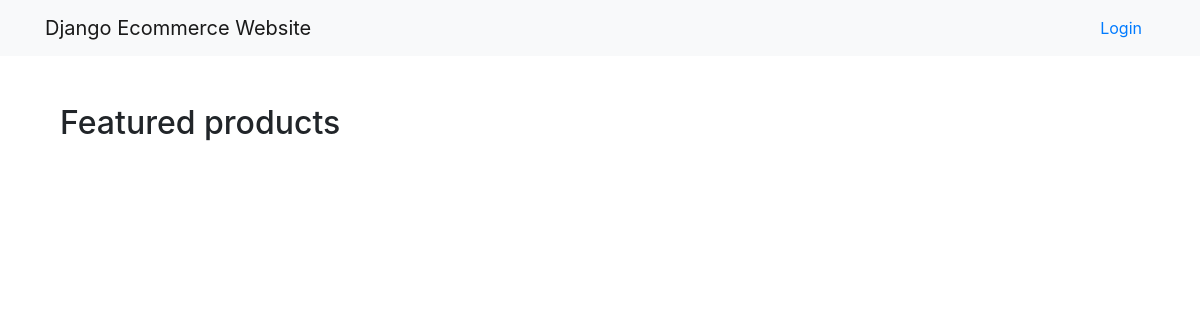
/, run on an earlier commit of the app's database.
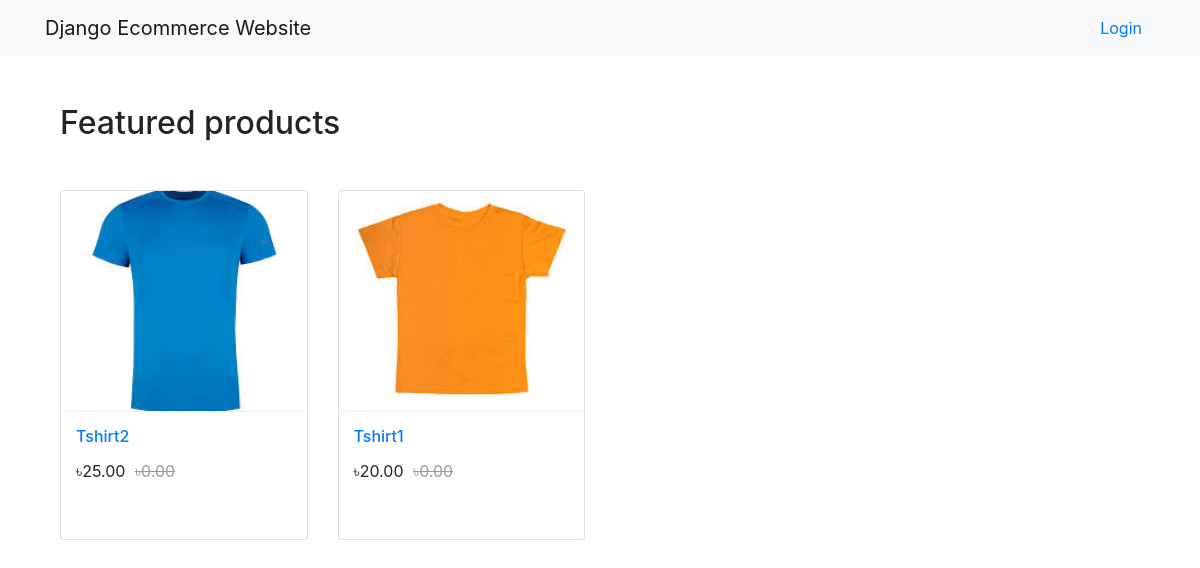
And on a later commit of the database.
### App_Shop/models.py (models this page shows, shortened)
class Product(models.Model):
    mainimage = models.ImageField(upload_to='Products')
    name = models.CharField(max_length=264)
    category = models.ForeignKey(Category, on_delete=models.CASCADE, related_name='category')
    preview_text = models.TextField(max_length=200, verbose_name='Preview Text')
    detail_text = models.TextField(max_length=200, verbose_name='Detail Text')
    price= models.FloatField()
    old_price = models.FloatField(default=0.00)
    created= models.DateTimeField(auto_now_add=True)
    class Meta:
        ordering = ['-created',]

### App_Shop/views.py (the view)
# urls.py: path('', views.Home.as_view(), name='home'),
class Home(ListView):
    model = Product
    template_name = 'App_Shop/home.html'

### templates/App_Shop/home.html
{% extends 'base.html' %}
{% block body_block %}
<div  class="container my-5">
<h2 class="my-5"> Featured products</h2>
<div class="row">
    {% for product in object_list %}
        <div  class="col-md-6 col-sm-12 col-lg-3">
            <figure class="card card-product">
        <div class="img-wrap">
        <img src="/media/{{product.mainimage}}" style="width:100%; height:300px">
     </div>
     <figcaption class="info-wrap">
         <h6 class="title"><a href='{% url "App_Shop:product_detail" pk=product.pk %}'  > {{product.name}}</a>
         </h6>
         <div class="action-wrap">
             <div  class="price-wraph5">
                 <span class="price-new">&#2547;{{product.price|floatformat:2}}</span>
                 <span class="price-old"><strike>&#2547;{{product.old_price|floatformat:2}}</strike></span>
             </div>
         </div>
     </figcaption>
    </figure>
</div>
{% endfor %}
</div>
</div>
{%endblock %}

What changed in the data, as far as the page shows it:
added Product: mainimage (picture), name "Tshirt2", price "25.00", old_price "0.00"
added Product: mainimage (picture), name "Tshirt1", price "20.00", old_price "0.00"
